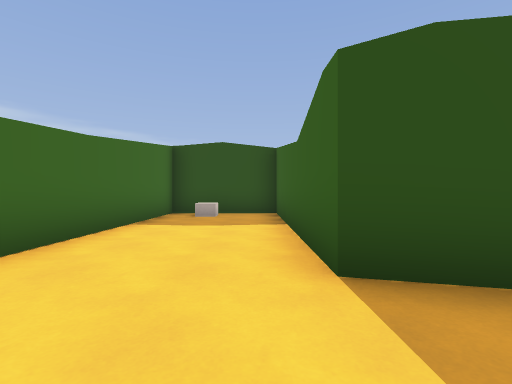
view 1 (above)

21 first-person views from a walk through a 3-D level made in the Godot game engine. The camera is 1.2 m above the floor, looks level and sees 85° across. The floor is counted in squares, 2 m on a side. Each view is taken from the middle of a square. On the plan, view 1 faces up. The plan holds only what a view shows up to about 9 squares ahead; the rest is blank. The place goes on beyond the plan. Characters and animated objects are left out. Some surface patterns are stand-ins.

view 2
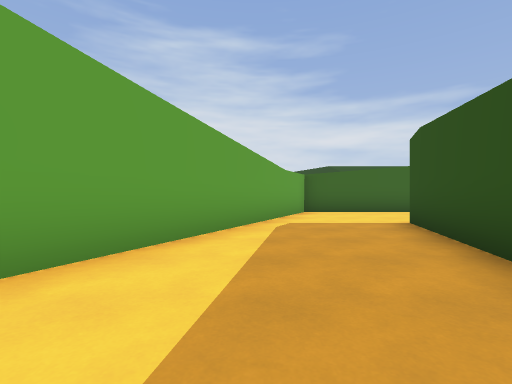

view 3
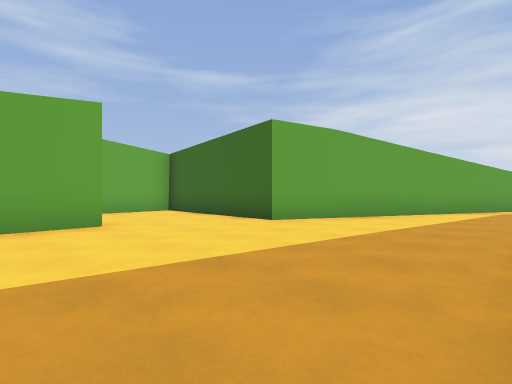

view 4
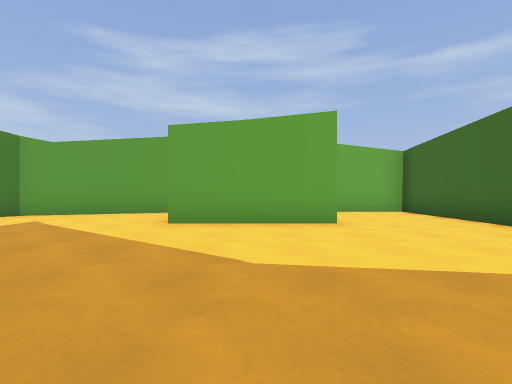

view 5
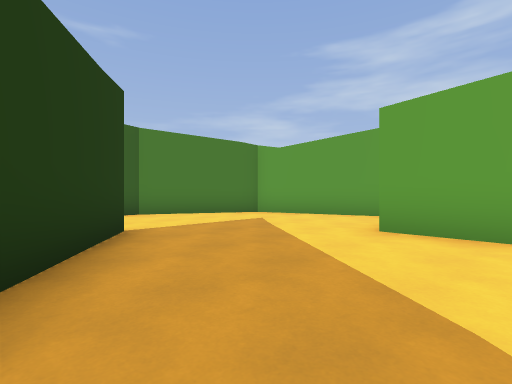

view 6
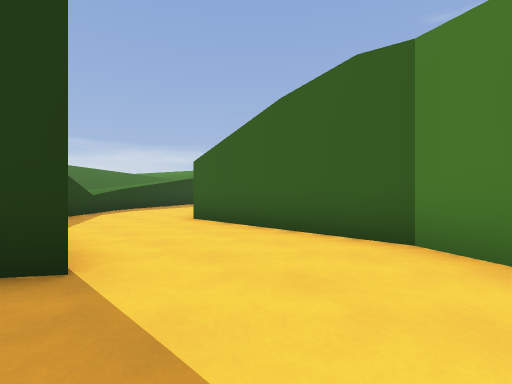

view 7
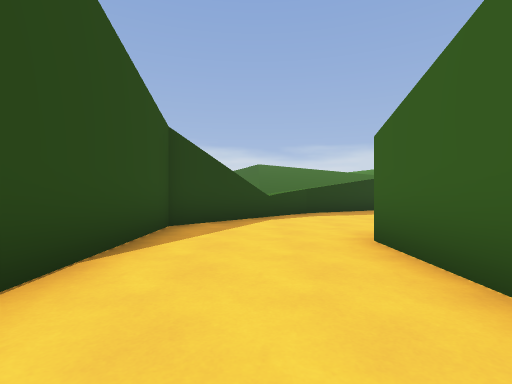

view 8
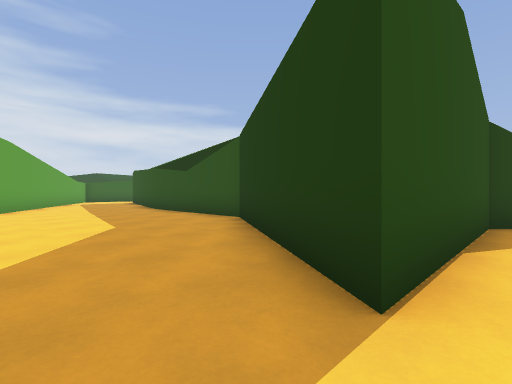

view 9
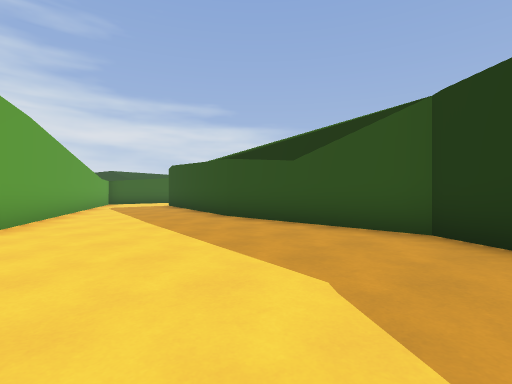

view 10
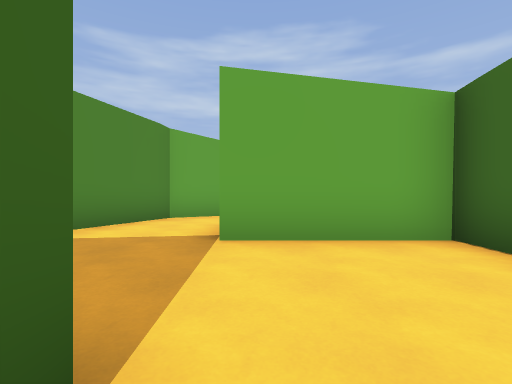

view 11
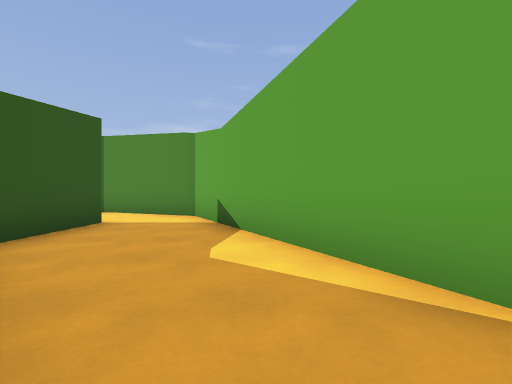

view 12
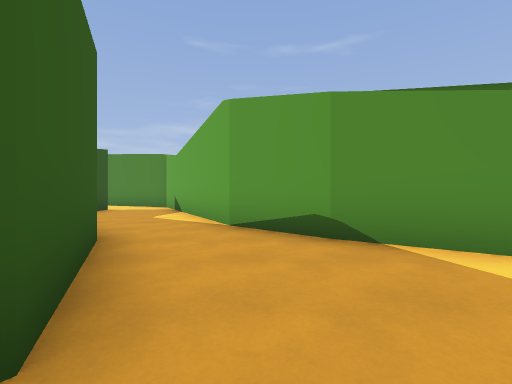

view 13
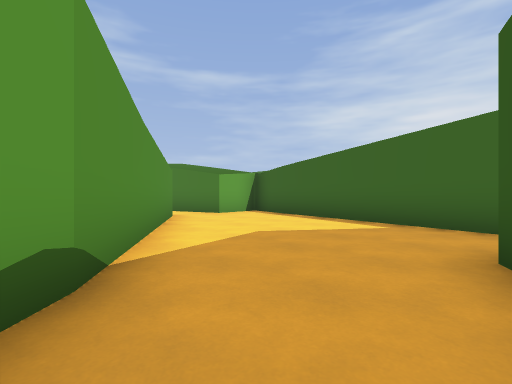

view 14
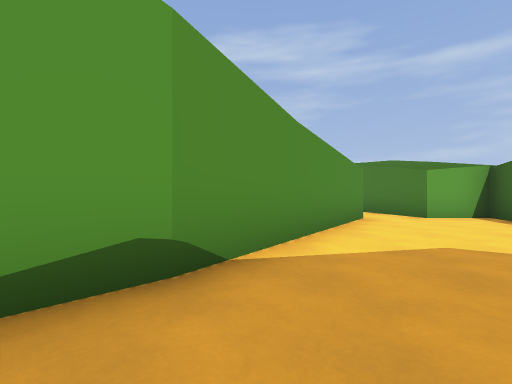

view 15
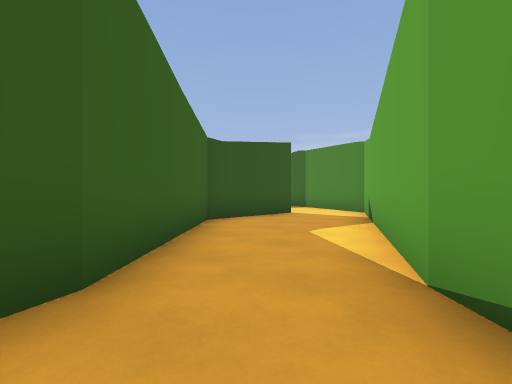

view 16
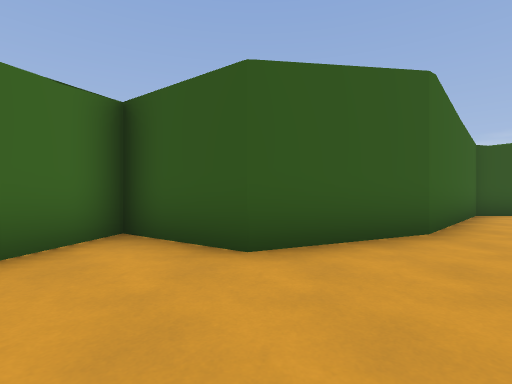

view 17
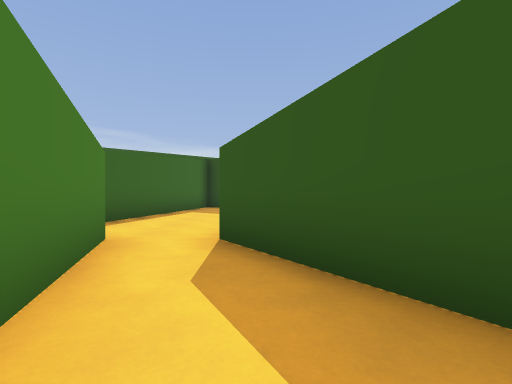

view 18
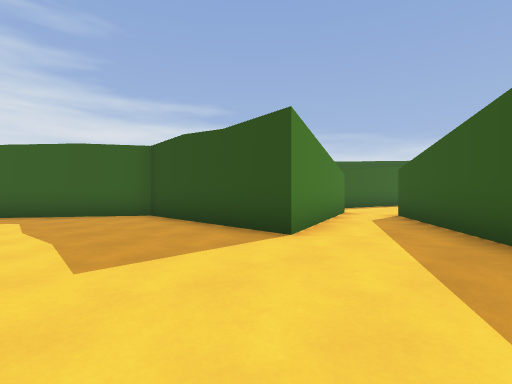

view 19
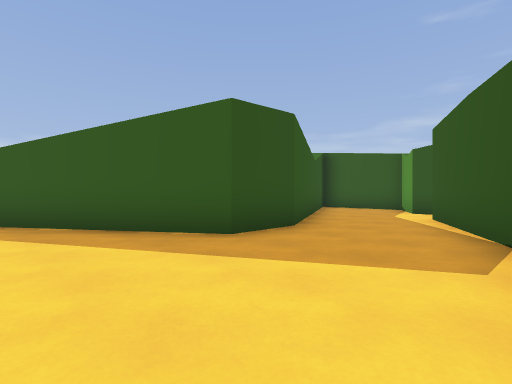

view 20
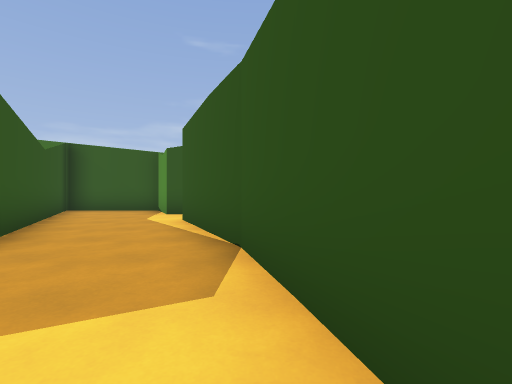

view 21
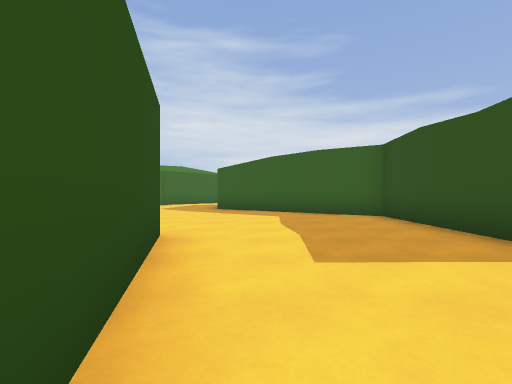

### Floor plan
Points are (right, up) in squares from view 1. A wall is a line through its corners. A room is listed if a view was taken in it or the views show most of it. See-through windows are left out.
Room 1 (views 1, 2, 3, 4, 5, 6, 7, 8, 9, 10)
walls: (6.6, 0.4) (0.6, 2) (0.6, 7.9) (-2.4, 7.9) (-2.4, 0.4) (6.5, -4) (6.5, -8.5) (9.5, -8.5); (9.4, -5.3) (12.8, -5.3); (13.5, -8.1) (16.9, -7) (18.5, -4) (18.5, 0.5); (11, -11.5) (12.4, -8.4); (20.7, 6) (18.4, 4.9) (15.5, 1.9) (15.5, -2.6) (11, 0.5) (6.5, 0.5)
ways out: opening at (10, -9.5) to room 2; opening at (17.5, 5)
objects: other object (-1, 7)
Room 2 (views 11, 12, 13, 14, 15, 16)
walls: (3.5, -16) (5, -14.5) (11, -11.5); (1.7, -22.2) (0.5, -20.4) (3.6, -16); (9.5, -10) (6.5, -10) (3.5, -13) (0.9, -14.2) (-0.9, -13) (-2.4, -20.4) (-0.9, -20.4) (-0.1, -22.8)
ways out: opening at (10, -9.5) to room 1; opening at (1, -23) to room 3
Room 3 (views 17, 18, 19, 20, 21)
walls: (4.9, -27.9) (8.1, -26.4); (-0.9, -29.3) (5.1, -27.9); (-0.1, -22.8) (0.6, -24.9) (-3.9, -24.9) (-6, -28); (9.5, -26.1) (9.5, -25.5); (9.5, -25.7) (10, -25.5); (10.1, -25.4) (10.6, -25.2); (11, -24.9) (11, -21.9) (5.1, -24.9) (3.5, -24.9) (1.7, -22.2)
ways out: opening at (1, -23) to room 2

Positions as (right, up) in squares from view 1, and headings:
1: (0, 0), facing up
2: (6, -1), facing left
3: (11, 0), facing down-left
4: (11, 0), facing down
5: (11, -1), facing down-right
6: (15, -5), facing up-right
7: (17, -3), facing up
8: (16, -4), facing up-left
9: (12, -4), facing up-left
10: (9, -5), facing down
11: (4, -13), facing right
12: (0, -15), facing right
13: (4, -14), facing down-left
14: (3, -14), facing down
15: (3, -15), facing up-right
16: (1, -17), facing up
17: (1, -24), facing up
18: (3, -28), facing up-left
19: (1, -28), facing up-right
20: (2, -28), facing right
21: (3, -28), facing left
